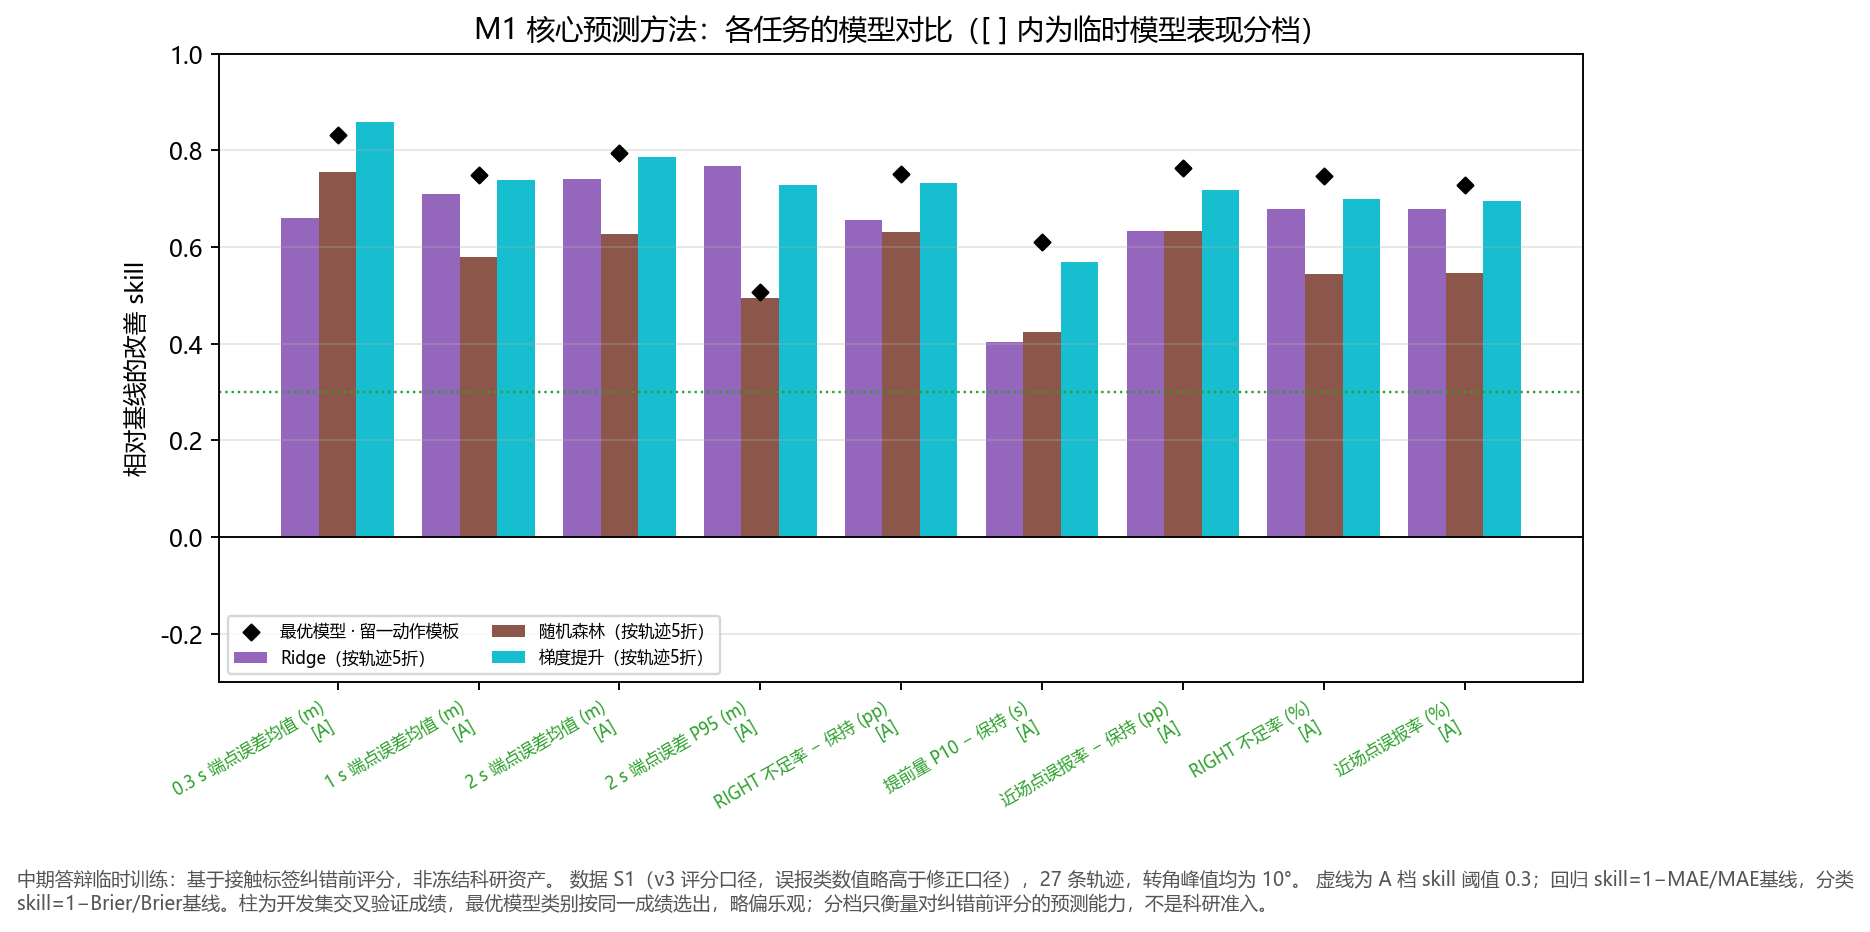

Python code for this plot:
"""Tavotto entry: existing results only; no training, no simulation.
original_plot_code
"""
import sys
from pathlib import Path
LIBRARY=Path(__file__).resolve().parents[1]
SUPPORT=LIBRARY / "site-packages"
if str(SUPPORT) not in sys.path: sys.path.insert(0,str(SUPPORT))
from _support import draw

fig=draw('M1_核心预测方法', 'fig01_模型对比与分档')
fig.savefig(Path(__file__).parent / 'M1__fig01_模型对比与分档.pdf')
